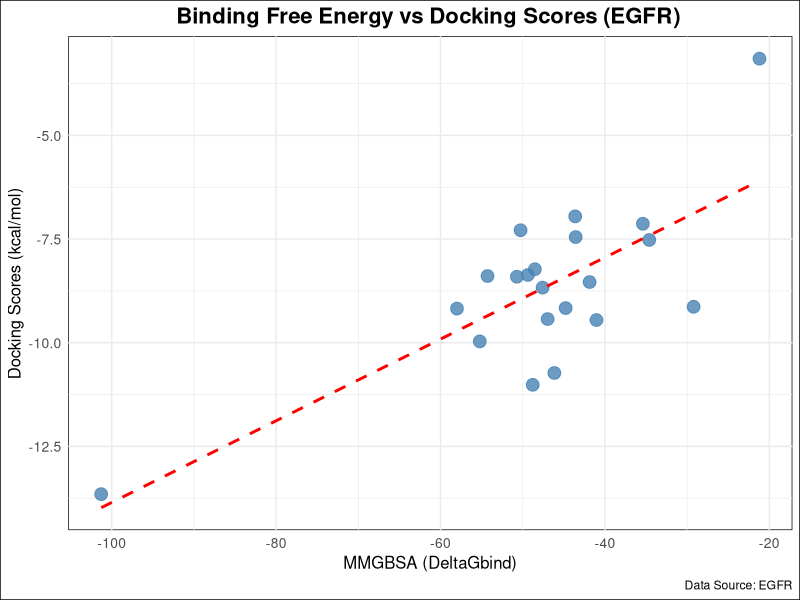
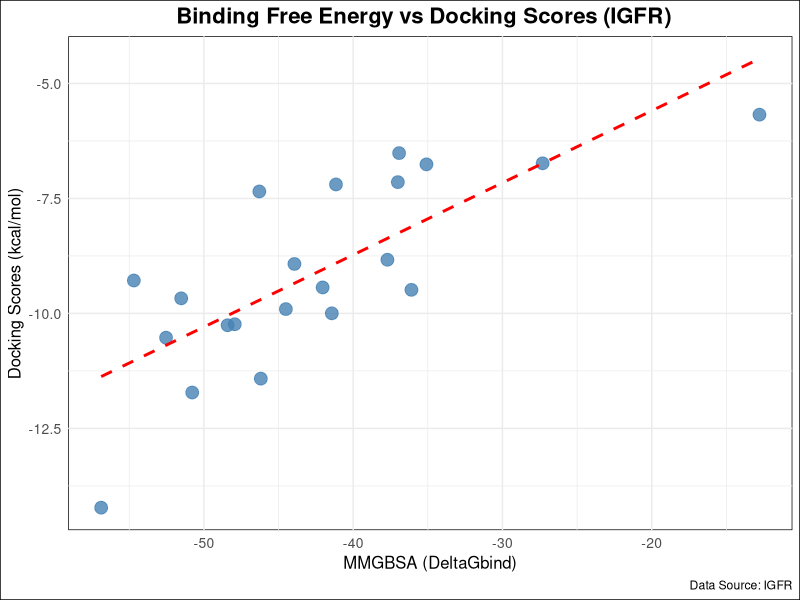
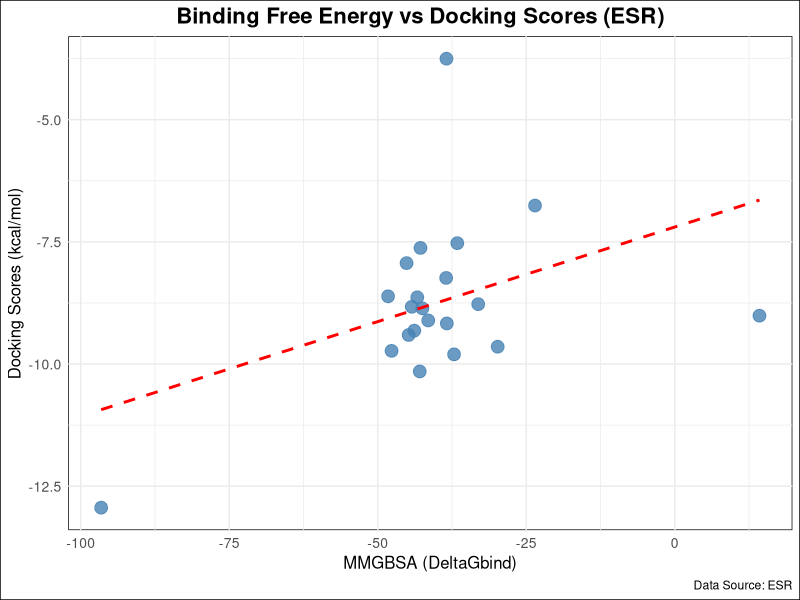
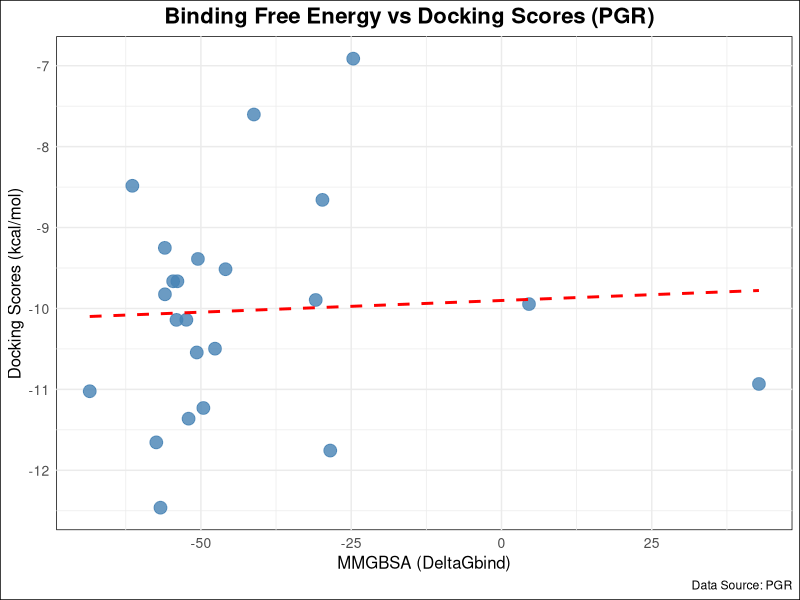
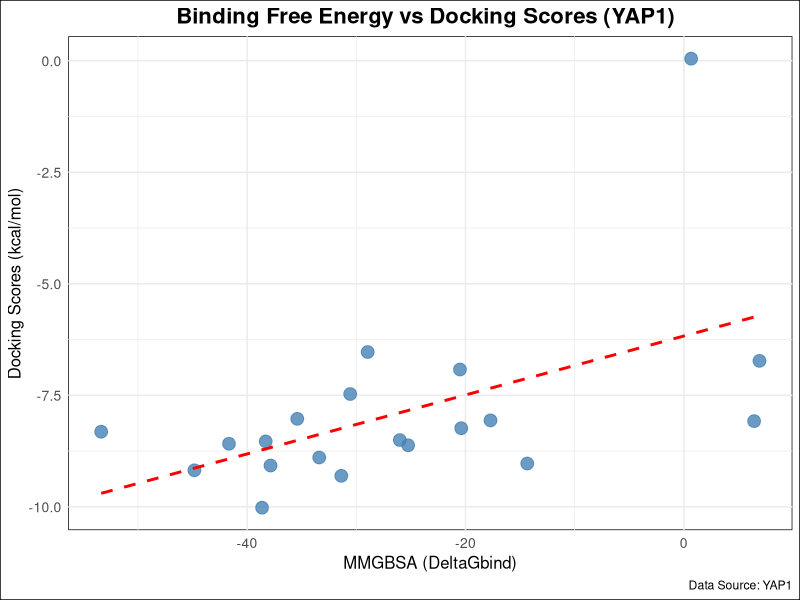
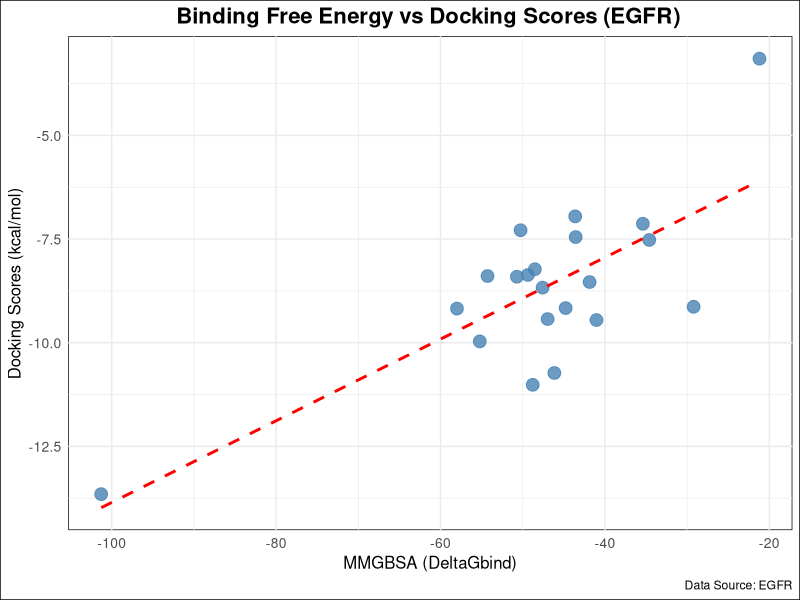
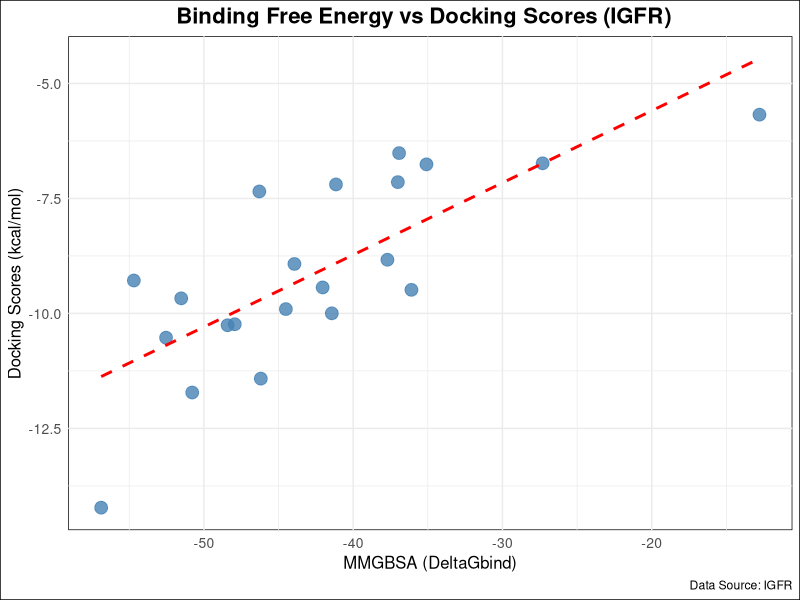
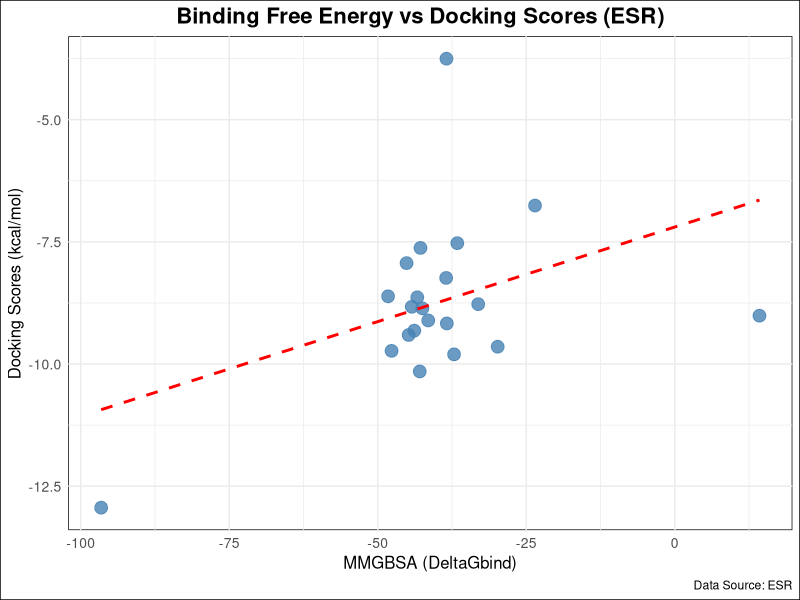

R code for these plots, in order:
## ---- chunk 1
#Install and load ggplot2
#install.packages('ggplot2')
library(ggplot2)
# Create a folder named "images"
dir.create("results")

## ---- chunk 2

#for EGFR
# Load required packages
library(ggplot2)
# Data
MMGBSA <- c(-50.710, -50.259, -46.969, -54.282, -29.207, -58.001, -41.030, -43.614, -35.381, -46.151, -49.371, -48.520, -34.601, -41.861, -44.773, -48.783, -47.583, -43.556, -55.224, -21.193, -101.290)
DOCK_SCORES <- c(-8.409, -7.287, -9.430, -8.392, -9.134, -9.177, -9.453, -6.953, -7.132, -10.730, -8.366, -8.228, -7.522, -8.537, -9.165, -11.016, -8.671, -7.452, -9.968, -3.150, -13.652)

# Create a data frame
data <- data.frame(MMGBSA, DOCK_SCORES)

# Plotting
EGFRplot <- ggplot(data, aes(x = MMGBSA, y = DOCK_SCORES)) +
  geom_point(size = 4, color = "steelblue", alpha = 0.8) +
  geom_smooth(method = "lm", color = "red", se = FALSE, linetype = "dashed") +
  labs(
    x = "MMGBSA (DeltaGbind)",
    y = "Docking Scores (kcal/mol)",
    title = "                  Binding Free Energy vs Docking Scores (EGFR)",
    caption = "Data Source: EGFR"
  ) +
  theme_minimal() +
  theme(
    plot.title = element_text(size = 16, face = "bold"),
    axis.title = element_text(size = 12),
    axis.text = element_text(size = 10),
    panel.background = element_rect(fill = "white"),
    plot.background = element_rect(fill = "white")
  )

# Print the plot
print(EGFRplot)

# Save the plot in the /results directory
ggsave("results/EGFRplot.jpg", plot = EGFRplot, width = 8, height = 6, dpi = 300)



## ---- chunk 3

#IGFR

# Load required packages
library(ggplot2)
# Data
MMGBSA <- c(-43.937, -42.048, -37.008, -46.188, -54.695, -51.520, -36.923, -48.414, -56.882, -52.535, -41.153, -27.309, -37.708, -36.099, -41.432, -50.784, -44.509, -35.092, -46.287, -12.783, -47.934)
DOCK_SCORES <- c(-8.924, -9.435, -7.145, -11.418, -9.284, -9.672, -6.514, -10.257, -14.224, -10.528, -7.195, -6.736, -8.833, -9.487, -9.998, -11.720, -9.906, -6.759, -7.348, -5.678, -10.235)

# Create a data frame
data <- data.frame(MMGBSA, DOCK_SCORES)

# Plotting
IGFRplot <- ggplot(data, aes(x = MMGBSA, y = DOCK_SCORES)) +
  geom_point(size = 4, color = "steelblue", alpha = 0.8) +
  geom_smooth(method = "lm", color = "red", se = FALSE, linetype = "dashed") +
  labs(
    x = "MMGBSA (DeltaGbind)",
    y = "Docking Scores (kcal/mol)",
     title = "                  Binding Free Energy vs Docking Scores (IGFR)",
    caption = "Data Source: IGFR"
  ) +
  theme_minimal() +
  theme(
    plot.title = element_text(size = 16, face = "bold"),
    axis.title = element_text(size = 12),
    axis.text = element_text(size = 10),
    panel.background = element_rect(fill = "white"),
    plot.background = element_rect(fill = "white")
  )

# Print the plot
print(IGFRplot)

# Save the plot in the /results directory
ggsave("results/IGFRplot.jpg", plot = IGFRplot, width = 8, height = 6, dpi = 300)



## ---- chunk 4
#ESR


# Load required packages

library(ggplot2)

# Sample data
MMGBSA <- c(-37.160, -43.353, -45.151, -38.490, -47.675, -41.506, -38.376, -48.263, -23.531, -43.848, -42.937, -29.817, -36.616, 14.249, -33.091, -42.810, -42.498, -44.795, -44.276, -38.435, -96.555)
DOCK_SCORES <- c(-9.802, -8.635, -7.935, -8.238, -9.731, -9.108, -9.169, -8.614, -6.757, -9.317, -10.152, -9.646, -7.527, -9.011, -8.775, -7.624, -8.861, -9.406, -8.829, -3.751, -12.940)

# Create a data frame
data <- data.frame(MMGBSA, DOCK_SCORES)

# Plotting
ESRplot <- ggplot(data, aes(x = MMGBSA, y = DOCK_SCORES)) +
  geom_point(size = 4, color = "steelblue", alpha = 0.8) +
  geom_smooth(method = "lm", color = "red", se = FALSE, linetype = "dashed") +
  labs(
    x = "MMGBSA (DeltaGbind)",
    y = "Docking Scores (kcal/mol)",
     title = "                  Binding Free Energy vs Docking Scores (ESR)",
    caption = "Data Source: ESR"
  ) +
  theme_minimal() +
  theme(
    plot.title = element_text(size = 16, face = "bold"),
    axis.title = element_text(size = 12),
    axis.text = element_text(size = 10),
    panel.background = element_rect(fill = "white"),
    plot.background = element_rect(fill = "white")
  )

# Print the plot
print(ESRplot)

# Save the plot in the /results directory
ggsave("results/ESRplot.jpg", plot = ESRplot, width = 8, height = 6, dpi = 300)



## ---- chunk 5
#PGR


# Load required packages

library(ggplot2)

# Data
MMGBSA <- c(-54.617, -61.403, -57.418, -50.688, -28.483, -52.050, -45.904, -50.496, 42.824, -24.662, -49.588, -53.909, -52.416, -55.983, 4.578, -41.190, -47.654, -29.783, -55.996, -56.724, -54.061, -30.900, -68.493)
DOCK_SCORES <- c(-9.664, -8.484, -11.655, -10.544, -11.756, -11.362, -9.515, -9.388, -10.933, -6.913, -11.230, -9.664, -10.140, -9.825, -9.946, -7.603, -10.497, -8.658, -9.251, -12.462, -10.141, -9.895, -11.023)

# Create a data frame
data <- data.frame(MMGBSA, DOCK_SCORES)

# Plotting
PGRplot <- ggplot(data, aes(x = MMGBSA, y = DOCK_SCORES)) +
  geom_point(size = 4, color = "steelblue", alpha = 0.8) +
  geom_smooth(method = "lm", color = "red", se = FALSE, linetype = "dashed") +
  labs(
    x = "MMGBSA (DeltaGbind)",
    y = "Docking Scores (kcal/mol)",
     title = "                  Binding Free Energy vs Docking Scores (PGR)",
    caption = "Data Source: PGR"
  ) +
  theme_minimal() +
  theme(
    plot.title = element_text(size = 16, face = "bold"),
    axis.title = element_text(size = 12),
    axis.text = element_text(size = 10),
    panel.background = element_rect(fill = "white"),
    plot.background = element_rect(fill = "white")
  )

# Print the plot
print(PGRplot)

# Save the plot in the /results directory
ggsave("results/PGRplot.jpg", plot = PGRplot, width = 8, height = 6, dpi = 300)



## ---- chunk 6
#YAP1


# Load required packages

# Data
MMGBSA <- c(-35.407, -44.828, -31.373, -38.629, 6.928, -26.013, -30.560, -37.855, -20.505, -33.396, -20.387, -25.250, -14.341, -17.709, -41.659, 6.437, -38.297, -28.954, 0.670, -53.366)
DOCK_SCORES <- c(-8.027, -9.182, -9.305, -10.019, -6.728, -8.503, -7.471, -9.074, -6.922, -8.894, -8.238, -8.620, -9.029, -8.063, -8.586, -8.079, -8.534, -6.530, 0.046, -8.316)
# Create a data frame
data <- data.frame(MMGBSA, DOCK_SCORES)

# Plotting
YAP1plot <- ggplot(data, aes(x = MMGBSA, y = DOCK_SCORES)) +
  geom_point(size = 4, color = "steelblue", alpha = 0.8) +
  geom_smooth(method = "lm", color = "red", se = FALSE, linetype = "dashed") +
  labs(
    x = "MMGBSA (DeltaGbind)",
    y = "Docking Scores (kcal/mol)",
     title = "                  Binding Free Energy vs Docking Scores (YAP1)",
    caption = "Data Source: YAP1"
  ) +
  theme_minimal() +
  theme(
    plot.title = element_text(size = 16, face = "bold"),
    axis.title = element_text(size = 12),
    axis.text = element_text(size = 10),
    panel.background = element_rect(fill = "white"),
    plot.background = element_rect(fill = "white")
  )

# Print the plot
print(YAP1plot)

# Save the plot in the /results directory
ggsave("results/YAP1plot.jpg", plot = YAP1plot, width = 8, height = 6, dpi = 300)



